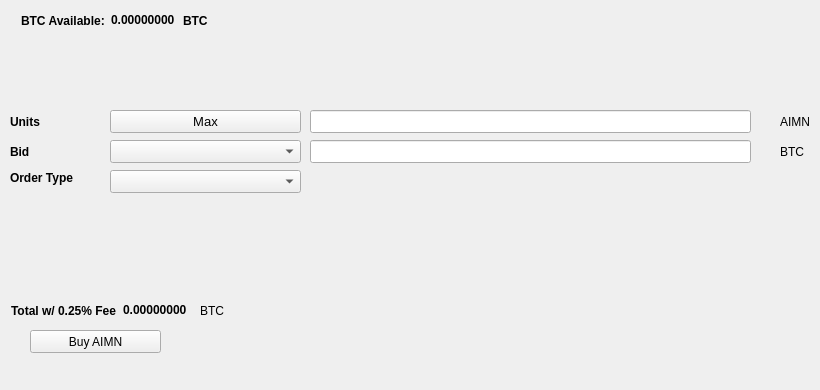
   <widget class="QWidget" name="BuyTab">
    <attribute name="title">
     <string>Buy</string>
    </attribute>
    <widget class="QPushButton" name="BuyAIMN">
     <property name="geometry">
      <rect>
       <x>30</x>
       <y>330</y>
       <width>131</width>
       <height>23</height>
      </rect>
     </property>
     <property name="text">
      <string>Buy AIMN</string>
     </property>
     <property name="icon">
      <iconset resource="../aimn.qrc">
       <normaloff>:/icons/bitcoin</normaloff>:/icons/bitcoin</iconset>
     </property>
    </widget>
    <widget class="QLabel" name="label_3">
     <property name="geometry">
      <rect>
       <x>10</x>
       <y>110</y>
       <width>46</width>
       <height>23</height>
      </rect>
     </property>
     <property name="font">
      <font>
       <weight>75</weight>
       <bold>true</bold>
      </font>
     </property>
     <property name="text">
      <string>Units</string>
     </property>
    </widget>
    <widget class="QLineEdit" name="UnitsInput">
     <property name="geometry">
      <rect>
       <x>310</x>
       <y>110</y>
       <width>441</width>
       <height>23</height>
      </rect>
     </property>
     <property name="font">
      <font>
       <pointsize>9</pointsize>
       <weight>75</weight>
       <bold>true</bold>
      </font>
     </property>
    </widget>
    <widget class="QLineEdit" name="BuyBidPriceEdit">
     <property name="geometry">
      <rect>
       <x>310</x>
       <y>140</y>
       <width>441</width>
       <height>23</height>
      </rect>
     </property>
     <property name="font">
      <font>
       <pointsize>9</pointsize>
       <weight>75</weight>
       <bold>true</bold>
      </font>
     </property>
    </widget>
    <widget class="QLabel" name="label_4">
     <property name="geometry">
      <rect>
       <x>780</x>
       <y>110</y>
       <width>31</width>
       <height>23</height>
      </rect>
     </property>
     <property name="text">
      <string>AIMN</string>
     </property>
    </widget>
    <widget class="QLabel" name="label_5">
     <property name="geometry">
      <rect>
       <x>780</x>
       <y>140</y>
       <width>31</width>
       <height>23</height>
      </rect>
     </property>
     <property name="text">
      <string>BTC</string>
     </property>
    </widget>
    <widget class="QLabel" name="label_6">
     <property name="geometry">
      <rect>
       <x>10</x>
       <y>140</y>
       <width>46</width>
       <height>23</height>
      </rect>
     </property>
     <property name="font">
      <font>
       <weight>75</weight>
       <bold>true</bold>
      </font>
     </property>
     <property name="text">
      <string>Bid</string>
     </property>
    </widget>
    <widget class="QLabel" name="label_7">
     <property name="geometry">
      <rect>
       <x>10</x>
       <y>170</y>
       <width>91</width>
       <height>16</height>
      </rect>
     </property>
     <property name="font">
      <font>
       <weight>75</weight>
       <bold>true</bold>
      </font>
     </property>
     <property name="text">
      <string>Order Type</string>
     </property>
    </widget>
    <widget class="QPushButton" name="Buy_Max_Amount">
     <property name="geometry">
      <rect>
       <x>110</x>
       <y>110</y>
       <width>191</width>
       <height>23</height>
      </rect>
     </property>
     <property name="font">
      <font>
       <pointsize>10</pointsize>
      </font>
     </property>
     <property name="text">
      <string>Max</string>
     </property>
    </widget>
    <widget class="QComboBox" name="BuyBidcomboBox">
     <property name="geometry">
      <rect>
       <x>110</x>
       <y>140</y>
       <width>191</width>
       <height>23</height>
      </rect>
     </property>
     <property name="font">
      <font>
       <pointsize>10</pointsize>
      </font>
     </property>
    </widget>
    <widget class="QComboBox" name="buyOrdertypeCombo">
     <property name="geometry">
      <rect>
       <x>110</x>
       <y>170</y>
       <width>191</width>
       <height>23</height>
      </rect>
     </property>
     <property name="font">
      <font>
       <pointsize>10</pointsize>
      </font>
     </property>
    </widget>
    <widget class="QWidget" name="layoutWidget1">
     <property name="geometry">
      <rect>
       <x>21</x>
       <y>11</y>
       <width>227</width>
       <height>19</height>
      </rect>
     </property>
     <layout class="QHBoxLayout" name="horizontalLayout_3">
      <item>
       <widget class="QLabel" name="label232">
        <property name="font">
         <font>
          <weight>75</weight>
          <bold>true</bold>
         </font>
        </property>
        <property name="text">
         <string>BTC Available:</string>
        </property>
       </widget>
      </item>
      <item>
       <widget class="QLabel" name="BtcAvailableLbl">
        <property name="palette">
         <palette>
          <active>
           <colorrole role="WindowText">
            <brush brushstyle="SolidPattern">
             <color alpha="255">
              <red>0</red>
              <green>0</green>
              <blue>0</blue>
             </color>
            </brush>
           </colorrole>
           <colorrole role="Button">
            <brush brushstyle="SolidPattern">
             <color alpha="255">
              <red>0</red>
              <green>170</green>
              <blue>0</blue>
             </color>
            </brush>
           </colorrole>
           <colorrole role="Light">
            <brush brushstyle="SolidPattern">
             <color alpha="255">
              <red>0</red>
              <green>255</green>
              <blue>0</blue>
             </color>
            </brush>
           </colorrole>
           <colorrole role="Midlight">
            <brush brushstyle="SolidPattern">
             <color alpha="255">
              <red>0</red>
              <green>212</green>
              <blue>0</blue>
             </color>
            </brush>
           </colorrole>
           <colorrole role="Dark">
            <brush brushstyle="SolidPattern">
             <color alpha="255">
              <red>0</red>
              <green>85</green>
              <blue>0</blue>
             </color>
            </brush>
           </colorrole>
           <colorrole role="Mid">
            <brush brushstyle="SolidPattern">
             <color alpha="255">
              <red>0</red>
              <green>113</green>
              <blue>0</blue>
             </color>
            </brush>
           </colorrole>
           <colorrole role="Text">
            <brush brushstyle="SolidPattern">
             <color alpha="255">
              <red>0</red>
              <green>170</green>
              <blue>0</blue>
             </color>
            </brush>
           </colorrole>
           <colorrole role="BrightText">
            <brush brushstyle="SolidPattern">
             <color alpha="255">
              <red>255</red>
              <green>255</green>
              <blue>255</blue>
             </color>
            </brush>
           </colorrole>
           <colorrole role="ButtonText">
            <brush brushstyle="SolidPattern">
             <color alpha="255">
              <red>0</red>
              <green>0</green>
              <blue>0</blue>
             </color>
            </brush>
           </colorrole>
           <colorrole role="Base">
            <brush brushstyle="SolidPattern">
             <color alpha="255">
              <red>255</red>
              <green>255</green>
              <blue>255</blue>
             </color>
            </brush>
           </colorrole>
           <colorrole role="Window">
            <brush brushstyle="SolidPattern">
             <color alpha="255">
              <red>0</red>
              <green>170</green>
              <blue>0</blue>
             </color>
            </brush>
           </colorrole>
           <colorrole role="Shadow">
            <brush brushstyle="SolidPattern">
             <color alpha="255">
              <red>0</red>
              <green>0</green>
              <blue>0</blue>
             </color>
            </brush>
           </colorrole>
           <colorrole role="AlternateBase">
            <brush brushstyle="SolidPattern">
             <color alpha="255">
              <red>127</red>
              <green>212</green>
              <blue>127</blue>
             </color>
            </brush>
           </colorrole>
           <colorrole role="ToolTipBase">
            <brush brushstyle="SolidPattern">
             <color alpha="255">
              <red>255</red>
              <green>255</green>
              <blue>220</blue>
             </color>
            </brush>
           </colorrole>
           <colorrole role="ToolTipText">
            <brush brushstyle="SolidPattern">
             <color alpha="255">
              <red>0</red>
              <green>0</green>
              <blue>0</blue>
             </color>
            </brush>
           </colorrole>
          </active>
          <inactive>
           <colorrole role="WindowText">
            <brush brushstyle="SolidPattern">
             <color alpha="255">
              <red>0</red>
              <green>0</green>
              <blue>0</blue>
             </color>
            </brush>
           </colorrole>
           <colorrole role="Button">
            <brush brushstyle="SolidPattern">
             <color alpha="255">
              <red>0</red>
              <green>170</green>
              <blue>0</blue>
             </color>
            </brush>
           </colorrole>
           <colorrole role="Light">
            <brush brushstyle="SolidPattern">
             <color alpha="255">
              <red>0</red>
              <green>255</green>
              <blue>0</blue>
             </color>
            </brush>
           </colorrole>
           <colorrole role="Midlight">
            <brush brushstyle="SolidPattern">
             <color alpha="255">
              <red>0</red>
              <green>212</green>
              <blue>0</blue>
             </color>
            </brush>
           </colorrole>
           <colorrole role="Dark">
            <brush brushstyle="SolidPattern">
             <color alpha="255">
              <red>0</red>
              <green>85</green>
              <blue>0</blue>
             </color>
            </brush>
           </colorrole>
           <colorrole role="Mid">
            <brush brushstyle="SolidPattern">
             <color alpha="255">
              <red>0</red>
              <green>113</green>
              <blue>0</blue>
             </color>
            </brush>
           </colorrole>
           <colorrole role="Text">
            <brush brushstyle="SolidPattern">
             <color alpha="255">
              <red>0</red>
              <green>170</green>
              <blue>0</blue>
             </color>
            </brush>
           </colorrole>
           <colorrole role="BrightText">
            <brush brushstyle="SolidPattern">
             <color alpha="255">
              <red>255</red>
              <green>255</green>
              <blue>255</blue>
             </color>
            </brush>
           </colorrole>
           <colorrole role="ButtonText">
            <brush brushstyle="SolidPattern">
             <color alpha="255">
              <red>0</red>
              <green>0</green>
              <blue>0</blue>
             </color>
            </brush>
           </colorrole>
           <colorrole role="Base">
            <brush brushstyle="SolidPattern">
             <color alpha="255">
              <red>255</red>
              <green>255</green>
              <blue>255</blue>
             </color>
            </brush>
           </colorrole>
           <colorrole role="Window">
            <brush brushstyle="SolidPattern">
             <color alpha="255">
              <red>0</red>
              <green>170</green>
              <blue>0</blue>
             </color>
            </brush>
           </colorrole>
           <colorrole role="Shadow">
            <brush brushstyle="SolidPattern">
             <color alpha="255">
              <red>0</red>
              <green>0</green>
              <blue>0</blue>
             </color>
            </brush>
           </colorrole>
           <colorrole role="AlternateBase">
            <brush brushstyle="SolidPattern">
             <color alpha="255">
              <red>127</red>
              <green>212</green>
              <blue>127</blue>
             </color>
            </brush>
           </colorrole>
           <colorrole role="ToolTipBase">
            <brush brushstyle="SolidPattern">
             <color alpha="255">
              <red>255</red>
              <green>255</green>
              <blue>220</blue>
             </color>
            </brush>
           </colorrole>
           <colorrole role="ToolTipText">
            <brush brushstyle="SolidPattern">
             <color alpha="255">
              <red>0</red>
              <green>0</green>
              <blue>0</blue>
             </color>
            </brush>
           </colorrole>
          </inactive>
          <disabled>
           <colorrole role="WindowText">
            <brush brushstyle="SolidPattern">
             <color alpha="255">
              <red>0</red>
              <green>85</green>
              <blue>0</blue>
             </color>
            </brush>
           </colorrole>
           <colorrole role="Button">
            <brush brushstyle="SolidPattern">
             <color alpha="255">
              <red>0</red>
              <green>170</green>
              <blue>0</blue>
             </color>
            </brush>
           </colorrole>
           <colorrole role="Light">
            <brush brushstyle="SolidPattern">
             <color alpha="255">
              <red>0</red>
              <green>255</green>
              <blue>0</blue>
             </color>
            </brush>
           </colorrole>
           <colorrole role="Midlight">
            <brush brushstyle="SolidPattern">
             <color alpha="255">
              <red>0</red>
              <green>212</green>
              <blue>0</blue>
             </color>
            </brush>
           </colorrole>
           <colorrole role="Dark">
            <brush brushstyle="SolidPattern">
             <color alpha="255">
              <red>0</red>
              <green>85</green>
              <blue>0</blue>
             </color>
            </brush>
           </colorrole>
           <colorrole role="Mid">
            <brush brushstyle="SolidPattern">
             <color alpha="255">
              <red>0</red>
              <green>113</green>
              <blue>0</blue>
             </color>
            </brush>
           </colorrole>
           <colorrole role="Text">
            <brush brushstyle="SolidPattern">
             <color alpha="255">
              <red>0</red>
              <green>85</green>
              <blue>0</blue>
             </color>
            </brush>
           </colorrole>
           <colorrole role="BrightText">
            <brush brushstyle="SolidPattern">
             <color alpha="255">
              <red>255</red>
              <green>255</green>
              <blue>255</blue>
             </color>
            </brush>
           </colorrole>
           <colorrole role="ButtonText">
            <brush brushstyle="SolidPattern">
             <color alpha="255">
              <red>0</red>
              <green>85</green>
              <blue>0</blue>
             </color>
            </brush>
           </colorrole>
           <colorrole role="Base">
            <brush brushstyle="SolidPattern">
             <color alpha="255">
              <red>0</red>
              <green>170</green>
              <blue>0</blue>
             </color>
            </brush>
           </colorrole>
           <colorrole role="Window">
            <brush brushstyle="SolidPattern">
             <color alpha="255">
              <red>0</red>
              <green>170</green>
              <blue>0</blue>
             </color>
            </brush>
           </colorrole>
           <colorrole role="Shadow">
            <brush brushstyle="SolidPattern">
             <color alpha="255">
              <red>0</red>
              <green>0</green>
              <blue>0</blue>
             </color>
            </brush>
           </colorrole>
           <colorrole role="AlternateBase">
            <brush brushstyle="SolidPattern">
             <color alpha="255">
              <red>0</red>
              <green>170</green>
              <blue>0</blue>
             </color>
            </brush>
           </colorrole>
           <colorrole role="ToolTipBase">
            <brush brushstyle="SolidPattern">
             <color alpha="255">
              <red>255</red>
              <green>255</green>
              <blue>220</blue>
             </color>
            </brush>
           </colorrole>
           <colorrole role="ToolTipText">
            <brush brushstyle="SolidPattern">
             <color alpha="255">
              <red>0</red>
              <green>0</green>
              <blue>0</blue>
             </color>
            </brush>
           </colorrole>
          </disabled>
         </palette>
        </property>
        <property name="font">
         <font>
          <weight>75</weight>
          <bold>true</bold>
         </font>
        </property>
        <property name="text">
         <string>0.00000000</string>
        </property>
        <property name="textInteractionFlags">
         <set>Qt::LinksAccessibleByMouse|Qt::TextSelectableByKeyboard|Qt::TextSelectableByMouse</set>
        </property>
       </widget>
      </item>
      <item>
       <widget class="QLabel" name="BtcAvailableLbl_2">
        <property name="font">
         <font>
          <weight>75</weight>
          <bold>true</bold>
         </font>
        </property>
        <property name="text">
         <string>BTC</string>
        </property>
       </widget>
      </item>
     </layout>
    </widget>
    <widget class="QWidget" name="layoutWidge2">
     <property name="geometry">
      <rect>
       <x>11</x>
       <y>301</y>
       <width>259</width>
       <height>19</height>
      </rect>
     </property>
     <layout class="QHBoxLayout" name="horizontalLayout_4">
      <item>
       <widget class="QLabel" name="label_9">
        <property name="font">
         <font>
          <weight>75</weight>
          <bold>true</bold>
         </font>
        </property>
        <property name="text">
         <string>Total w/ 0.25% Fee</string>
        </property>
       </widget>
      </item>
      <item>
       <widget class="QLabel" name="BuyCostLabel">
        <property name="palette">
         <palette>
          <active>
           <colorrole role="WindowText">
            <brush brushstyle="SolidPattern">
             <color alpha="255">
              <red>0</red>
              <green>0</green>
              <blue>0</blue>
             </color>
            </brush>
           </colorrole>
           <colorrole role="Button">
            <brush brushstyle="SolidPattern">
             <color alpha="255">
              <red>0</red>
              <green>170</green>
              <blue>0</blue>
             </color>
            </brush>
           </colorrole>
           <colorrole role="Light">
            <brush brushstyle="SolidPattern">
             <color alpha="255">
              <red>0</red>
              <green>255</green>
              <blue>0</blue>
             </color>
            </brush>
           </colorrole>
           <colorrole role="Midlight">
            <brush brushstyle="SolidPattern">
             <color alpha="255">
              <red>0</red>
              <green>212</green>
              <blue>0</blue>
             </color>
            </brush>
           </colorrole>
           <colorrole role="Dark">
            <brush brushstyle="SolidPattern">
             <color alpha="255">
              <red>0</red>
              <green>85</green>
              <blue>0</blue>
             </color>
            </brush>
           </colorrole>
           <colorrole role="Mid">
            <brush brushstyle="SolidPattern">
             <color alpha="255">
              <red>0</red>
              <green>113</green>
              <blue>0</blue>
             </color>
            </brush>
           </colorrole>
           <colorrole role="Text">
            <brush brushstyle="SolidPattern">
             <color alpha="255">
              <red>0</red>
              <green>170</green>
              <blue>0</blue>
             </color>
            </brush>
           </colorrole>
           <colorrole role="BrightText">
            <brush brushstyle="SolidPattern">
             <color alpha="255">
              <red>255</red>
              <green>255</green>
              <blue>255</blue>
             </color>
            </brush>
           </colorrole>
           <colorrole role="ButtonText">
            <brush brushstyle="SolidPattern">
             <color alpha="255">
              <red>0</red>
              <green>0</green>
              <blue>0</blue>
             </color>
            </brush>
           </colorrole>
           <colorrole role="Base">
            <brush brushstyle="SolidPattern">
             <color alpha="255">
              <red>255</red>
              <green>255</green>
              <blue>255</blue>
             </color>
            </brush>
           </colorrole>
           <colorrole role="Window">
            <brush brushstyle="SolidPattern">
             <color alpha="255">
              <red>0</red>
              <green>170</green>
              <blue>0</blue>
             </color>
            </brush>
           </colorrole>
           <colorrole role="Shadow">
            <brush brushstyle="SolidPattern">
             <color alpha="255">
              <red>0</red>
              <green>0</green>
              <blue>0</blue>
             </color>
            </brush>
           </colorrole>
           <colorrole role="AlternateBase">
            <brush brushstyle="SolidPattern">
             <color alpha="255">
              <red>127</red>
              <green>212</green>
              <blue>127</blue>
             </color>
            </brush>
           </colorrole>
           <colorrole role="ToolTipBase">
            <brush brushstyle="SolidPattern">
             <color alpha="255">
              <red>255</red>
              <green>255</green>
              <blue>220</blue>
             </color>
            </brush>
           </colorrole>
           <colorrole role="ToolTipText">
            <brush brushstyle="SolidPattern">
             <color alpha="255">
              <red>0</red>
              <green>0</green>
              <blue>0</blue>
             </color>
            </brush>
           </colorrole>
          </active>
          <inactive>
           <colorrole role="WindowText">
            <brush brushstyle="SolidPattern">
             <color alpha="255">
              <red>0</red>
              <green>0</green>
              <blue>0</blue>
             </color>
            </brush>
           </colorrole>
           <colorrole role="Button">
            <brush brushstyle="SolidPattern">
             <color alpha="255">
              <red>0</red>
              <green>170</green>
              <blue>0</blue>
             </color>
            </brush>
           </colorrole>
           <colorrole role="Light">
            <brush brushstyle="SolidPattern">
             <color alpha="255">
              <red>0</red>
              <green>255</green>
              <blue>0</blue>
             </color>
            </brush>
           </colorrole>
           <colorrole role="Midlight">
            <brush brushstyle="SolidPattern">
             <color alpha="255">
              <red>0</red>
              <green>212</green>
              <blue>0</blue>
             </color>
            </brush>
           </colorrole>
           <colorrole role="Dark">
            <brush brushstyle="SolidPattern">
             <color alpha="255">
              <red>0</red>
              <green>85</green>
              <blue>0</blue>
             </color>
            </brush>
           </colorrole>
           <colorrole role="Mid">
            <brush brushstyle="SolidPattern">
             <color alpha="255">
              <red>0</red>
              <green>113</green>
              <blue>0</blue>
             </color>
            </brush>
           </colorrole>
           <colorrole role="Text">
            <brush brushstyle="SolidPattern">
             <color alpha="255">
              <red>0</red>
              <green>170</green>
              <blue>0</blue>
             </color>
            </brush>
           </colorrole>
           <colorrole role="BrightText">
            <brush brushstyle="SolidPattern">
             <color alpha="255">
              <red>255</red>
              <green>255</green>
              <blue>255</blue>
             </color>
            </brush>
           </colorrole>
           <colorrole role="ButtonText">
            <brush brushstyle="SolidPattern">
             <color alpha="255">
              <red>0</red>
              <green>0</green>
              <blue>0</blue>
             </color>
            </brush>
           </colorrole>
           <colorrole role="Base">
            <brush brushstyle="SolidPattern">
             <color alpha="255">
              <red>255</red>
              <green>255</green>
              <blue>255</blue>
             </color>
            </brush>
           </colorrole>
           <colorrole role="Window">
            <brush brushstyle="SolidPattern">
             <color alpha="255">
              <red>0</red>
              <green>170</green>
              <blue>0</blue>
             </color>
            </brush>
           </colorrole>
           <colorrole role="Shadow">
            <brush brushstyle="SolidPattern">
             <color alpha="255">
              <red>0</red>
              <green>0</green>
              <blue>0</blue>
             </color>
            </brush>
           </colorrole>
           <colorrole role="AlternateBase">
            <brush brushstyle="SolidPattern">
             <color alpha="255">
              <red>127</red>
              <green>212</green>
              <blue>127</blue>
             </color>
            </brush>
           </colorrole>
           <colorrole role="ToolTipBase">
            <brush brushstyle="SolidPattern">
             <color alpha="255">
              <red>255</red>
              <green>255</green>
              <blue>220</blue>
             </color>
            </brush>
           </colorrole>
           <colorrole role="ToolTipText">
            <brush brushstyle="SolidPattern">
             <color alpha="255">
              <red>0</red>
              <green>0</green>
              <blue>0</blue>
             </color>
            </brush>
           </colorrole>
          </inactive>
          <disabled>
           <colorrole role="WindowText">
            <brush brushstyle="SolidPattern">
             <color alpha="255">
              <red>0</red>
              <green>85</green>
              <blue>0</blue>
             </color>
            </brush>
           </colorrole>
           <colorrole role="Button">
            <brush brushstyle="SolidPattern">
             <color alpha="255">
              <red>0</red>
              <green>170</green>
              <blue>0</blue>
             </color>
            </brush>
           </colorrole>
           <colorrole role="Light">
            <brush brushstyle="SolidPattern">
             <color alpha="255">
              <red>0</red>
              <green>255</green>
              <blue>0</blue>
             </color>
            </brush>
           </colorrole>
           <colorrole role="Midlight">
            <brush brushstyle="SolidPattern">
             <color alpha="255">
              <red>0</red>
              <green>212</green>
              <blue>0</blue>
             </color>
            </brush>
           </colorrole>
           <colorrole role="Dark">
            <brush brushstyle="SolidPattern">
             <color alpha="255">
              <red>0</red>
              <green>85</green>
              <blue>0</blue>
             </color>
            </brush>
           </colorrole>
           <colorrole role="Mid">
            <brush brushstyle="SolidPattern">
             <color alpha="255">
              <red>0</red>
              <green>113</green>
              <blue>0</blue>
             </color>
            </brush>
           </colorrole>
           <colorrole role="Text">
            <brush brushstyle="SolidPattern">
             <color alpha="255">
              <red>0</red>
              <green>85</green>
              <blue>0</blue>
             </color>
            </brush>
           </colorrole>
           <colorrole role="BrightText">
            <brush brushstyle="SolidPattern">
             <color alpha="255">
              <red>255</red>
              <green>255</green>
              <blue>255</blue>
             </color>
            </brush>
           </colorrole>
           <colorrole role="ButtonText">
            <brush brushstyle="SolidPattern">
             <color alpha="255">
              <red>0</red>
              <green>85</green>
              <blue>0</blue>
             </color>
            </brush>
           </colorrole>
           <colorrole role="Base">
            <brush brushstyle="SolidPattern">
             <color alpha="255">
              <red>0</red>
              <green>170</green>
              <blue>0</blue>
             </color>
            </brush>
           </colorrole>
           <colorrole role="Window">
            <brush brushstyle="SolidPattern">
             <color alpha="255">
              <red>0</red>
              <green>170</green>
              <blue>0</blue>
             </color>
            </brush>
           </colorrole>
           <colorrole role="Shadow">
            <brush brushstyle="SolidPattern">
             <color alpha="255">
              <red>0</red>
              <green>0</green>
              <blue>0</blue>
             </color>
            </brush>
           </colorrole>
           <colorrole role="AlternateBase">
            <brush brushstyle="SolidPattern">
             <color alpha="255">
              <red>0</red>
              <green>170</green>
              <blue>0</blue>
             </color>
            </brush>
           </colorrole>
           <colorrole role="ToolTipBase">
            <brush brushstyle="SolidPattern">
             <color alpha="255">
              <red>255</red>
              <green>255</green>
              <blue>220</blue>
             </color>
            </brush>
           </colorrole>
           <colorrole role="ToolTipText">
            <brush brushstyle="SolidPattern">
             <color alpha="255">
              <red>0</red>
              <green>0</green>
              <blue>0</blue>
             </color>
            </brush>
           </colorrole>
          </disabled>
         </palette>
        </property>
        <property name="font">
         <font>
          <weight>75</weight>
          <bold>true</bold>
         </font>
        </property>
        <property name="autoFillBackground">
         <bool>false</bool>
        </property>
        <property name="text">
         <string>0.00000000</string>
        </property>
        <property name="textInteractionFlags">
         <set>Qt::LinksAccessibleByMouse|Qt::TextSelectableByMouse</set>
        </property>
       </widget>
      </item>
      <item>
       <widget class="QLabel" name="label_10">
        <property name="font">
         <font>
          <weight>50</weight>
          <bold>false</bold>
         </font>
        </property>
        <property name="text">
         <string>BTC</string>
        </property>
       </widget>
      </item>
     </layout>
    </widget>
    <widget class="QLabel" name="label_24">
     <property name="geometry">
      <rect>
       <x>460</x>
       <y>300</y>
       <width>281</width>
       <height>81</height>
      </rect>
     </property>
     <property name="text">
      <string/>
     </property>
     <property name="pixmap">
      <pixmap>:/images/bittrex</pixmap>
     </property>
    </widget>
   </widget>
